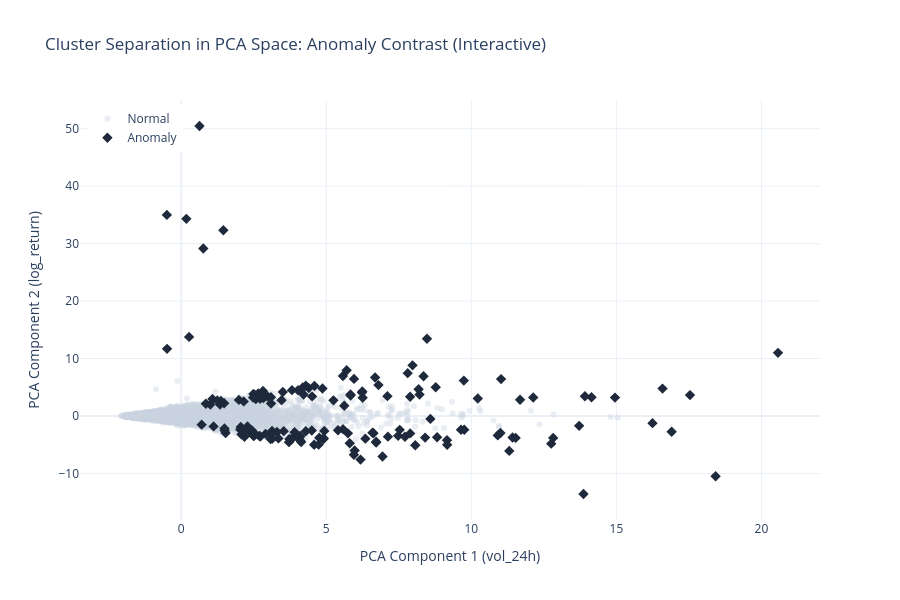

Write notebook code for a chart like this one.
### Code cell
# PCA scatter plot
fig = go.Figure()

# Add Normal points - lighter, muted color
fig.add_trace(go.Scatter(
    x=df_model[df_model['is_anomaly'] == False]['pca1'],
    y=df_model[df_model['is_anomaly'] == False]['pca2'],
    mode='markers',
    name='Normal',
    marker=dict(color='#cbd5e1', size=6, opacity=0.4), # Muted slate color
    hovertemplate='PCA1: %{x:.2f}<br>PCA2: %{y:.2f}<extra></extra>'
))

# Anomaly points - darker, saturated color
fig.add_trace(go.Scatter(
    x=df_model[df_model['is_anomaly'] == True]['pca1'],
    y=df_model[df_model['is_anomaly'] == True]['pca2'],
    mode='markers',
    name='Anomaly',
    marker=dict(color='#1e293b', size=8, symbol='diamond', opacity=1.0), # Dark slate/navy color
    hovertemplate='<b>Anomaly</b><br>PCA1: %{x:.2f}<br>PCA2: %{y:.2f}<extra></extra>'
))

fig.update_layout(
    title='Cluster Separation in PCA Space: Anomaly Contrast (Interactive)',
    xaxis_title='PCA Component 1 (vol_24h)',
    yaxis_title='PCA Component 2 (log_return)',
    template='plotly_white',
    hovermode='closest',
    height=600,
    legend=dict(yanchor='top', y=0.99, xanchor='left', x=0.01)
)

fig.show()

### Figure 1 — Plotly figure (JSON) as saved in the notebook; plotly's stock layout.template omitted (floating-point values rounded to 4 significant figures; data arrays with more than 128 entries replaced by an {"elided": "..."} marker saying what was removed)
{"data": [{"hovertemplate": "PCA1: %{x:.2f}<br>PCA2: %{y:.2f}<extra></extra>", "marker": {"color": "#cbd5e1", "opacity": 0.4, "size": 6}, "mode": "markers", "name": "Normal", "type": "scatter", "x": {"elided": "15264 float values"}, "y": {"elided": "15264 float values"}}, {"hovertemplate": "<b>Anomaly</b><br>PCA1: %{x:.2f}<br>PCA2: %{y:.2f}<extra></extra>", "marker": {"color": "#1e293b", "opacity": 1, "size": 8, "symbol": "diamond"}, "mode": "markers", "name": "Anomaly", "type": "scatter", "x": {"elided": "155 float values"}, "y": {"elided": "155 float values"}}], "layout": {"height": 600, "hovermode": "closest", "legend": {"x": 0.01, "xanchor": "left", "y": 0.99, "yanchor": "top"}, "title": {"text": "Cluster Separation in PCA Space: Anomaly Contrast (Interactive)"}, "xaxis": {"title": {"text": "PCA Component 1 (vol_24h)"}}, "yaxis": {"title": {"text": "PCA Component 2 (log_return)"}}}}
